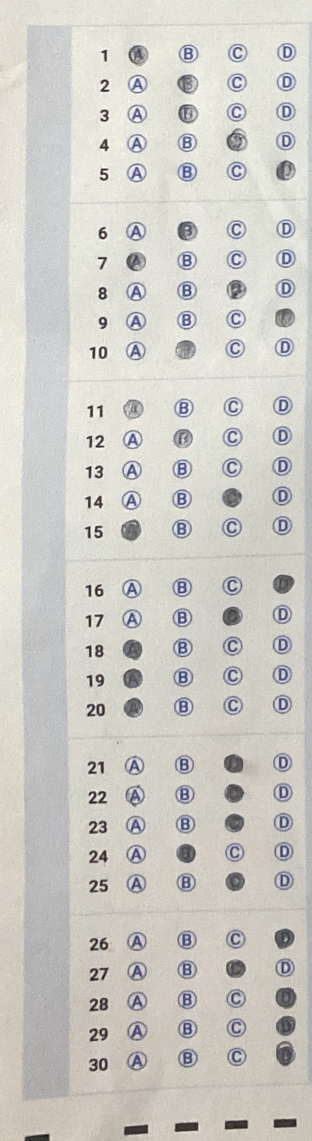
#> input picture request_debug/1623592863714/crop_img_1_30.jpeg, 624 x 2281 px (shown at 1/2 size)
$ python -i scan_main.py   (imports and definitions only)
#> lines starting #> are read from the running program, lines starting #| are printed output that depends on the picture; after the words box and inside, x2 and y2 are one past the last pixel; in counts of white or black regions, pixels touching at a corner belong together
### scan_utils.py
from imutils import contours
import numpy as np
import imutils
import cv2
import os
import time
import traceback

dir_path = os.path.dirname(os.path.realpath(__file__))


def current_milli_time():
    return round(time.time() * 1000)

debug_mode = False
base_folder = dir_path + '/test_debug/' + str(current_milli_time())

def log_info(logger, msg):
    logger.info(msg)
    print(msg)

def log_error(logger, msg):
    logger.error(msg)
    print(msg)

def mkdir_base_folder():
    if debug_mode:
        base_folder = dir_path + '/test_debug/' + str(current_milli_time())
        os.mkdir(base_folder)


def convert_to_binary_img(input_img):
    image = cv2.cvtColor(input_img, cv2.COLOR_BGR2GRAY)
    se = cv2.getStructuringElement(cv2.MORPH_RECT, (8, 8))
    bg = cv2.morphologyEx(image, cv2.MORPH_DILATE, se)
    out_gray = cv2.divide(image, bg, scale=255)
    out_binary = cv2.threshold(out_gray, 0, 255, cv2.THRESH_OTSU)[1]
    return [out_binary, out_gray, bg]


def order_points(pts):
    # initialzie a list of coordinates that will be ordered
    # such that the first entry in the list is the top-left,
    # the second entry is the top-right, the third is the
    # bottom-right, and the fourth is the bottom-left
    rect = np.zeros((4, 2), dtype="float32")
    # the top-left point will have the smallest sum, whereas
    # the bottom-right point will have the largest sum
    s = pts.sum(axis=1)
    rect[0] = pts[np.argmin(s)]
    rect[2] = pts[np.argmax(s)]
    # now, compute the difference between the points, the
    # top-right point will have the smallest difference,
    # whereas the bottom-left will have the largest difference
    diff = np.diff(pts, axis=1)
    rect[1] = pts[np.argmin(diff)]
    rect[3] = pts[np.argmax(diff)]
    # return the ordered coordinates
    return rect


def four_point_transform(image, pts):
    # obtain a consistent order of the points and unpack them
    # individually
    rect = order_points(pts)
    (tl, tr, br, bl) = rect
    # compute the width of the new image, which will be the
    # maximum distance between bottom-right and bottom-left
    # x-coordiates or the top-right and top-left x-coordinates
    widthA = np.sqrt(((br[0] - bl[0]) ** 2) + ((br[1] - bl[1]) ** 2))
    widthB = np.sqrt(((tr[0] - tl[0]) ** 2) + ((tr[1] - tl[1]) ** 2))
    maxWidth = max(int(widthA), int(widthB))
    # compute the height of the new image, which will be the
    # maximum distance between the top-right and bottom-right
    # y-coordinates or the top-left and bottom-left y-coordinates
    heightA = np.sqrt(((tr[0] - br[0]) ** 2) + ((tr[1] - br[1]) ** 2))
    heightB = np.sqrt(((tl[0] - bl[0]) ** 2) + ((tl[1] - bl[1]) ** 2))
    maxHeight = max(int(heightA), int(heightB))
    # now that we have the dimensions of the new image, construct
    # the set of destination points to obtain a "birds eye view",
    # (i.e. top-down view) of the image, again specifying points
    # in the top-left, top-right, bottom-right, and bottom-left
    # order
    dst = np.array([
        [0, 0],
        [maxWidth - 1, 0],
        [maxWidth - 1, maxHeight - 1],
        [0, maxHeight - 1]], dtype="float32")
    # compute the perspective transform matrix and then apply it
    M = cv2.getPerspectiveTransform(rect, dst)
    warped = cv2.warpPerspective(image, M, (maxWidth, maxHeight))
    # return the warped image
    return warped


def distance(a, b):
    return ((((b[0] - a[0]) ** 2) + ((b[1] - a[1]) ** 2)))


# [76 lines left out: functions get_pts, get_bigest_frame, get_percent_non_zero, sub_list, not called in this run]


def get_percent_non_zero_with_size(img, img_size):
    non_zero_pixel = cv2.countNonZero(img)
    return ((non_zero_pixel * 100.0) / img_size)


# [12 lines of commented-out code are left out]


def debug_print(msg):
    if debug_mode:
        print(msg)


def export_img(name, export_img):
    if debug_mode:
        cv2.imwrite(base_folder + '/' + name, export_img)
    return export_img

def export_img_cnt(name, input_img, cnts, is_create_new_img):
    export_img = input_img
    if debug_mode:
        export_img = np.zeros(input_img.shape, dtype="int32") if is_create_new_img else input_img
        cv2.drawContours(export_img, cnts, -1, (0, 255, 0), 3)
        cv2.imwrite(base_folder + '/' + name, export_img)
    return export_img


# ok
# [18 lines left out: function removeBlue, not called in this run]

### scan_main.py
import numpy as np
import imutils
from imutils import contours
import cv2
import logging
import os
import time
import traceback
import scan_utils as su

debug_mode = False
path_log_file = os.path.realpath(__file__) + '/../scan_main.log'
logger = logging.getLogger(__name__)
# [2 lines not run here, left out]

def scan_exam(path_img):
    su.log_info(logger, 'scan path_img: ' + path_img)
    final_res = {
        'student_code': '-',
        'exam_code': '-',
        'answers': []
    }

    try:
        su.mkdir_base_folder()
        input_img = cv2.imread(path_img)
#> input_img is the input picture: shape (2281, 624, 3); mean B, G, R 197.2, 202.9, 204.4
        img_height, img_width = input_img.shape[0:2]

        # find 4 corners points and make transform
        block_cnts_corners_right, input_img = get_block_cnts_col(0, input_img, 2, 1500, 4000, 0, img_width, 0, img_height, 'corner_right_', 120)
#> the loop in get_block_cnts_col, `for i in range(0, 20):` made 1 pass
#> size_block on pass 1: 2
#> pass 1, in convert_to_binary_img, `bg = cv2.morphologyEx(image, cv2.MORPH_DILATE, se)`:
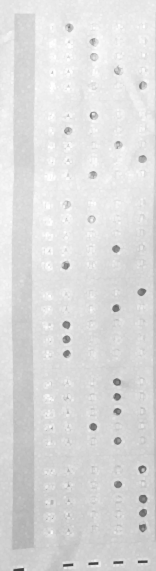
#> bg: shape (2281, 624) (shown at 1/4 size); min 55, max 255, mean 219.8
#> pass 1, in convert_to_binary_img, `out_gray = cv2.divide(image, bg, scale=255)`:
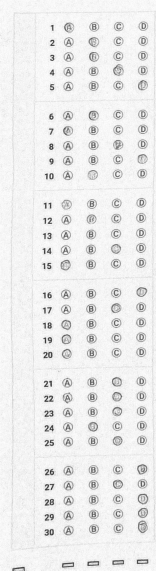
#> out_gray: shape (2281, 624) (shown at 1/4 size); min 10, max 255, mean 235
#> pass 1, in convert_to_binary_img, `out_binary = cv2.threshold(out_gray, 0, 255, cv2.THRESH_OTSU)[1]`:
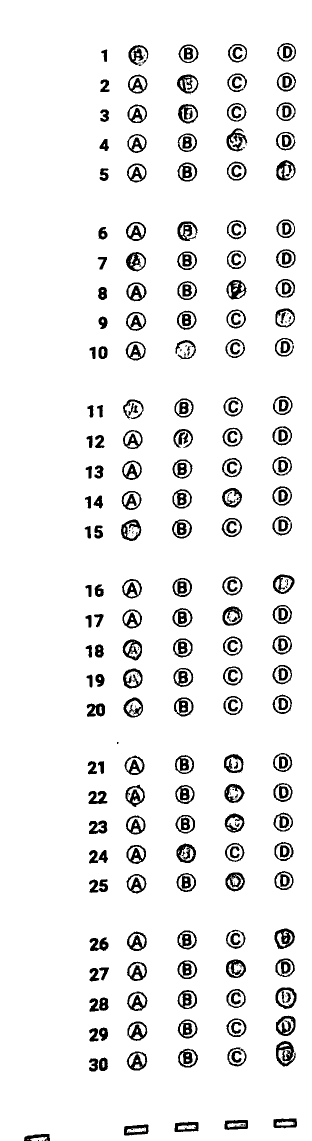
#> out_binary: shape (2281, 624) (shown at 1/2 size); 93% white; 313 black regions (82 under 20 px)
#> block_cnts_corners_right = 2 contours; box (x1, y1, x2, y2) and area: (552, 2082, 592, 2133) 1390, (551, 1975, 593, 2018) 1386

        img_height, img_width = input_img.shape[0:2]
        block_cnts_corners_left, input_img = get_block_cnts_col(1, input_img, 2, 1500, 4000, 0, img_width, 0, img_height, 'corner_left_', 120)
#> the loop in get_block_cnts_col (call 2), `for i in range(0, 20):` made 18 passes
#> size_block on passes 1 to 8: 0, 0, 0, 0, 0, 0, 0, 0
#> pass 1, in get_block_cnts_col_main (call 2), `thresh = cv2.adaptiveThreshold(ans_block_binary_img, maxValue=255, ada..`:
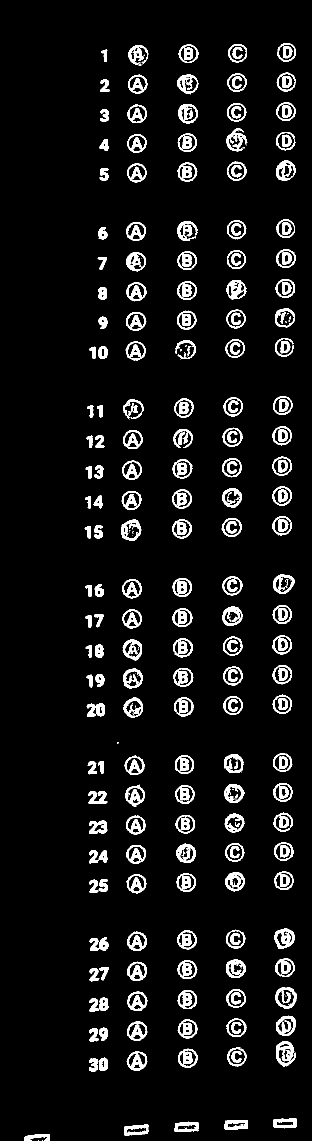
#> thresh: shape (2281, 624) (shown at 1/2 size); 7% white; 313 white regions (82 under 20 px)
#> pass 2, in get_block_cnts_col (call 2), `img_temp = input_img[0:img_height, (i * 10):img_width]`:
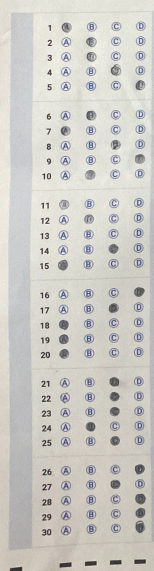
#> img_temp: shape (2281, 614, 3) (shown at 1/4 size); mean B, G, R 197, 202.6, 204.1
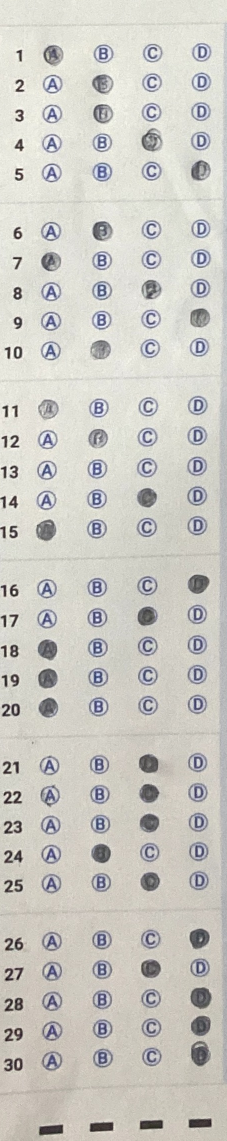
#> input_img: shape (2281, 454, 3) (shown at 1/2 size); mean B, G, R 195.5, 201.5, 203.2
#> block_cnts_corners_left = 2 contours; box (x1, y1, x2, y2) and area: (72, 1039, 113, 1082) 1283, (81, 1569, 120, 1614) 1160
        su.export_img('input_after_detect_4_corner.jpg', input_img)

        input_img = get_input_transform(input_img, block_cnts_corners_left + block_cnts_corners_right, 0)
        input_img = cv2.resize(input_img, (2100, 2960))
        su.export_img('input_after_transform.jpg', input_img)

        #div ans block
        img_height, img_width = input_img.shape[0:2]
        block_cnts_col_right, _ = get_block_cnts_col(0, input_img, 9, 800, 2000, 10, img_width - 10, 10, img_height - 10, 'cnt_right_', 120)
        block_cnts_col_left, _ = get_block_cnts_col(1, input_img, 7, 800, 2000, 10, img_width - 10,  10, img_height - 10, 'cnt_left_', 120)

        block_cnts_col_right = contours.sort_contours(block_cnts_col_right,
                                                method="top-to-bottom")[0]

        block_cnts_col_left = contours.sort_contours(block_cnts_col_left,
                                                method="top-to-bottom")[0]

        exam_info = get_exam_info_img(input_img, block_cnts_col_right)
        input_img_ans = get_input_transform(input_img, [block_cnts_col_left[0], block_cnts_col_left[6],
                                                        block_cnts_col_right[2], block_cnts_col_right[8]])
        su.export_img('input_ans_transform.jpg', input_img_ans)
        all_ans = get_all_ans_points(block_cnts_col_left, block_cnts_col_right, input_img_ans)

        final_res = {
            'student_code': exam_info['student_code'],
            'exam_code': exam_info['exam_code'],
            'answers': all_ans
        }

        su.log_info(logger, 'scan path_img result: ' + path_img)
        su.log_info(logger, str(final_res))
    except Exception as err:
        su.log_error(logger, 'scan path_img failure: ' + path_img)
        traceback.print_tb(err.__traceback__)

    return final_res

    # [9 lines of commented-out code are left out]

# [374 lines left out: functions get_exam_info_img, get_exam_code_detail, get_sbd_detail, get_all_ans_points, get_ans, find_mid_points and 5 more, not called in this run]

def get_input_transform(input_img, block_cnts, offset_bl = 0):
    pts = get_4_corners_points(input_img, block_cnts, offset_bl)
    warped = su.four_point_transform(input_img, pts)
    h,w,c = warped.shape
    #print ('shape: ' + str(warped.shape))
    return warped[0:h, 0:w]

def get_4_corners_points(input_img, block_cnts, offset_bl):
#> called with offset_bl = 0
    block_cnts = contours.sort_contours(block_cnts,
                                            method="left-to-right")[0]
#> block_cnts = 4 contours; box (x1, y1, x2, y2) and area: (552, 2082, 592, 2133) 1390, (551, 1975, 593, 2018) 1386, (72, 1039, 113, 1082) 1283, (81, 1569, 120, 1614) 1160
    block_cnts_left = block_cnts[0:2]
#> block_cnts_left has the same summary as block_cnts_corners_left in scan_exam
    block_cnts_right = block_cnts[2:4]
#> block_cnts_right has the same summary as block_cnts_corners_right in scan_exam

    block_cnts_left_sorted = contours.sort_contours(block_cnts_left,
                                            method="top-to-bottom")[0]
#> block_cnts_left_sorted has the same summary as block_cnts_corners_left in scan_exam
    block_cnts_right_sorted = contours.sort_contours(block_cnts_right,
                                            method="top-to-bottom")[0]
#> block_cnts_right_sorted has the same summary as block_cnts_corners_right in scan_exam

    tl_x, tl_y, tl_w, tl_h = cv2.boundingRect(block_cnts_left_sorted[0])
#> tl_x = 72; tl_y = 1039; tl_w = 41; tl_h = 43
    bl_x, bl_y, bl_w, bl_h = cv2.boundingRect(block_cnts_left_sorted[1])
#> bl_x = 81; bl_y = 1569; bl_w = 39; bl_h = 45
    bl_x = bl_x + offset_bl

    tr_x, tr_y, tr_w, tr_h = cv2.boundingRect(block_cnts_right_sorted[0])
#> tr_x = 551; tr_y = 1975; tr_w = 42; tr_h = 43
    br_x, br_y, br_w, br_h = cv2.boundingRect(block_cnts_right_sorted[1])
#> br_x = 552; br_y = 2082; br_w = 40; br_h = 51

    penaty_left = 0
    penaty_right = 0
    penaty_vertical = 0
    top_left = (tl_x - penaty_left, tl_y - penaty_vertical)
#> top_left = (72, 1039)
    top_right = (tr_x + tr_w + penaty_right, tr_y - penaty_vertical)
#> top_right = (593, 1975)
    bottom_right = (br_x + br_w + penaty_right, br_y + br_h + penaty_vertical)
#> bottom_right = (592, 2133)
    bottom_left = (bl_x - penaty_left, bl_y + bl_h + penaty_vertical)
#> bottom_left = (81, 1614)

    su.export_img('corners_input_before.png',
                  input_img[top_left[1]:bottom_left[1], top_left[0]:top_right[0]])
    return su.order_points(np.array([top_left, top_right, bottom_right, bottom_left]))
#> in order_points, `s = pts.sum(axis=1)`: s = [1111, 2568, 2725, 1695]
#> in order_points, `diff = np.diff(pts, axis=1)`: diff = [967, 1382, 1541, 1533]

def get_block_cnts_col(direction, input_img, expectedSize, minAreaLimit, maxArea, minX, maxX, minY, maxY, debugName, offset):
    img_height, img_width = input_img.shape[0:2]
    block_cnts_cols = []
    size_block = 0

    img_temp = input_img
    maxX_temp = maxX
    minX_temp = minX
    for i in range(0, 20):
        if direction == 0: #right
            img_temp = input_img[0:img_height, 0:(img_width - i * 10)]
        elif direction == 1:
            img_temp = input_img[0:img_height, (i * 10):img_width]
        elif direction == 2:
            maxX_temp = maxX - i * 10
        else:
            minX_temp = minX + i * 10

        block_cnts_cols = get_block_cnts_col_main(direction, img_temp, expectedSize, minAreaLimit, maxArea,
                                                  minX_temp, maxX_temp, minY, maxY, debugName, offset)
        size_block = len(block_cnts_cols)

        if size_block == expectedSize:
            break

    if size_block != expectedSize:
        raise Exception('find size block col error: ' + str(size_block))

    return block_cnts_cols, img_temp

def get_block_cnts_col_main(direction, input_img, expectedSize, minAreaLimit, maxArea, minX, maxX, minY, maxY, debugName, offset = 120):
    img_height, img_width = input_img.shape[0:2]
    ans_block_binary_img, ans_block_outgray_img, ans_block_bg_img = su.convert_to_binary_img(input_img)
    thresh = cv2.adaptiveThreshold(ans_block_binary_img, maxValue=255,
                                   adaptiveMethod=cv2.ADAPTIVE_THRESH_MEAN_C,
                                   thresholdType=cv2.THRESH_BINARY_INV,
                                   blockSize=15,
                                   C=8)

    su.export_img(debugName + 'input_img_thresh_col' + str(direction) + '.png', thresh)
    cnts = cv2.findContours(thresh.copy(), cv2.RETR_EXTERNAL,
                            cv2.CHAIN_APPROX_SIMPLE)
    cnts = imutils.grab_contours(cnts)
    border_limit = maxX - offset if direction == 0 or direction == 2 else minX + offset
    block_cnts = binary_search_block_cnt_col(direction, img_width, img_height, border_limit, cnts, expectedSize,
                                             minAreaLimit, maxArea, minX, maxX, minY, maxY)
    size_block = len(block_cnts)
    su.debug_print(debugName + 'size_block col: ' + str(size_block))
    test = su.export_img_cnt(debugName + 'block_cnts_col' + str(direction) + '.png', input_img, block_cnts, True)

    if size_block != expectedSize:
        return block_cnts

    block_cnts = contours.sort_contours(block_cnts,
                                        method="top-to-bottom")[0]

    su.export_img_cnt(debugName + 'block_cnt2_col' + str(direction) + '.png', input_img, block_cnts, True)
    return block_cnts

def binary_search_block_cnt_col(direction, img_width, img_height, border_limit, cnts, expectedSize, minAreaLimit, maxArea, minX, maxX, minY, maxY):
    left = minAreaLimit
    right = maxArea
    mid = (left + right ) // 2
    result_cnts = []
    while left < right and left != mid and mid != right and mid >= minAreaLimit:
        result_cnts = find_block_cnt_col(direction, img_width, img_height, border_limit, cnts, mid, maxArea, minX, maxX, minY, maxY)
        size_cnts = len(result_cnts)

        su.debug_print("mid = " + str(mid) + ", size = " + str(size_cnts))
        if size_cnts == expectedSize:
            su.debug_print("mid = " + str(mid) + ", size = " + str(size_cnts))
            assert_size = assertSize(result_cnts)
            su.debug_print(str(assert_size))
            return result_cnts

        if size_cnts < expectedSize:
            right = mid
            mid = (left + right) // 2
        else:
            left = mid
            mid = (left + right) // 2

    return result_cnts

def assertSize(cnts):
    res = []
    for cnt in cnts:
        (x, y, w, h) = cv2.boundingRect(cnt)
        size = w * h
        res.append(size)

    return res

def find_block_cnt_col(direction, img_width, img_height, border_limit, cnts, min_area, maxArea, minX, maxX, minY, maxY):
    block_cnts = []
    map_xy = []
    index = 0

    for cnt in cnts:
        (x, y, w, h) = cv2.boundingRect(cnt)
        ar = w / float(h)
        area = w * h #cv2.contourArea(cnt)
        mind = min_dist(x, y, map_xy)

        if direction == 0:
            if (index == 0 or mind > 500) and y >= minY and y <= maxY and ar > 0.5 and ar < 4 and x >= minX and x <= maxX and area <= maxArea and area >= min_area and (x >= border_limit) and (x + w) < (maxX) and (y + h) < (img_height):
                #print (str(area) + ", w=" + str(w) + ", h=" + str(h))
                block_cnts.append(cnt)
                #print ("mind: " + str(mind))
                map_xy.append({'x': x, 'y': y})
                index += 1
        else:
            if (index == 0 or mind > 500) and y >= minY and y <= maxY and ar > 0.5 and ar < 4 and x >= minX and x <= maxX and area <= maxArea and area >= min_area and (x + w) <= border_limit and (
                y + h) < (img_height):
                # print (str(area) + ", w=" + str(w) + ", h=" + str(h))
                block_cnts.append(cnt)
                # print ("mind: " + str(mind))
                map_xy.append({'x': x, 'y': y})
                index += 1

    return block_cnts

def min_dist(x, y, map_xy):
    m = 99999999
    for a in map_xy:
        d = (a['x'] - x) * (a['x'] - x) + (a['y'] - y) * (a['y'] - y)
        if d < m:
            m = d

    return m

# [11 lines left out: function min_dist_debug, not called in this run]

#path_img = 'E:\\hgedu-6\\0001.jpg'
#scan_exam(path_img)

>>> result = scan_exam('request_debug/1623592863714/crop_img_1_30.jpeg')
#> in get_input_transform, `pts = get_4_corners_points(input_img, block_cnts, offset_bl)`: pts = [[72, 1039], [72, 1039], [592, 2133], [592, 2133]]
#> in four_point_transform, `(tl, tr, br, bl) = rect`: tl = [72, 1039]; br = [592, 2133]
#> in four_point_transform, `widthA = np.sqrt(((br[0] - bl[0]) ** 2) + ((br[1] - bl[1]) ** 2))`: widthA = 0
#> in four_point_transform, `heightA = np.sqrt(((tr[0] - br[0]) ** 2) + ((tr[1] - br[1]) ** 2))`: heightA = 1211.3
#> in four_point_transform, `maxHeight = max(int(heightA), int(heightB))`: maxHeight = 1211
#> in four_point_transform, `dst = np.array([ [0, 0], [maxWidth - 1, 0], [maxWidth - 1, maxHeight -..`: dst = [[0, 0], [-1, 0], [-1, 1210], [0, 1210]]
#> in four_point_transform, `M = cv2.getPerspectiveTransform(rect, dst)`: M = [[-7.71e-08, 3.67e-08, -3.25e-05], [0.00237, -0.00113, 1], [-9.05e-07, 4.3e-07, -0.000382]]

$ run again, on request_debug/1623592863714/crop_img_61_90.jpeg
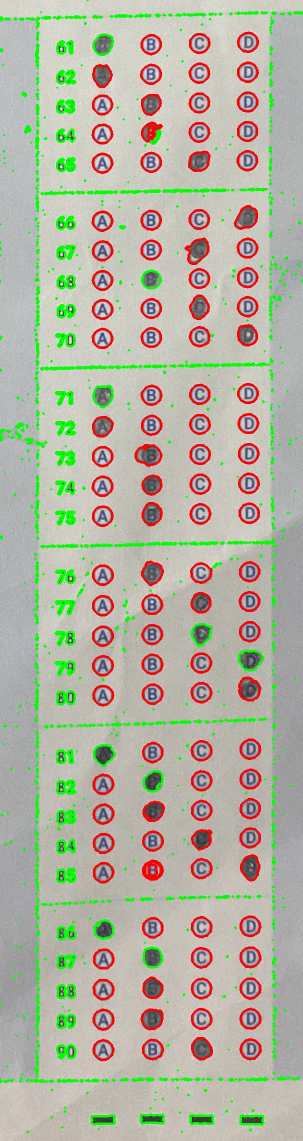
#> input picture request_debug/1623592863714/crop_img_61_90.jpeg, 605 x 2281 px (shown at 1/2 size)
#> in scan_exam, input_img is the input picture: shape (2281, 605, 3); mean B, G, R 162, 179, 179.2
#> the loop in get_block_cnts_col, `for i in range(0, 20):` made 20 passes
#> pass 1, in convert_to_binary_img, `bg = cv2.morphologyEx(image, cv2.MORPH_DILATE, se)`:
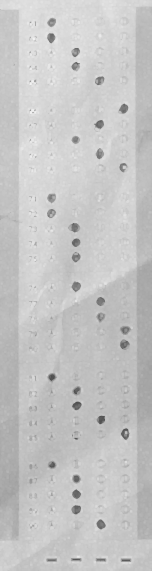
#> bg: shape (2281, 605) (shown at 1/4 size); min 64, max 243, mean 197
#> pass 1, in convert_to_binary_img, `out_binary = cv2.threshold(out_gray, 0, 255, cv2.THRESH_OTSU)[1]`:
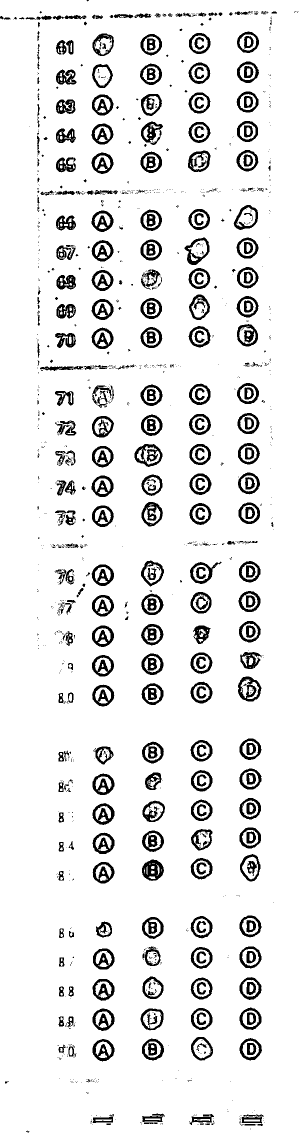
#> out_binary: shape (2281, 605) (shown at 1/2 size); 90.6% white; 1127 black regions (788 under 20 px), largest, box (x1, y1, x2, y2) and area: (269, 888, 325, 934) 1181, (284, 1719, 328, 1762) 1167, (476, 1353, 523, 1403) 1112
